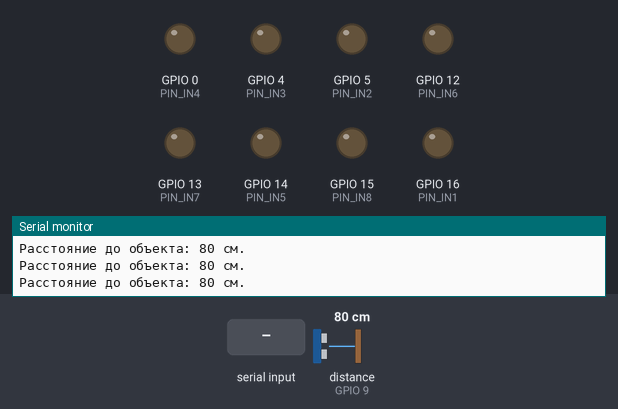
The sketch below on a simulated ESP32-S3. Shown: output pins drawn as LEDs (lit = HIGH), the last lines printed to the serial monitor. Wiring (inferred from the names in the program): ultrasonic range finder: trigger GPIO 10; echo GPIO 9. The test bench sets the inputs (shaded band); at power-on: distance to the obstacle (sensor on GPIO 9) 80 cm. The echo pulse lasts 58.3 µs per cm; pins used as bus, display or sensor lines are not drawn.

Above: at 1.2 s.
1.3 s: "90,45\n" received over Serial
At 2.2 s:
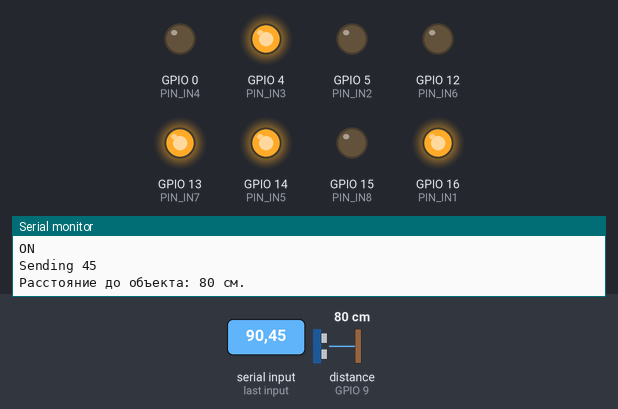
Timing chart, 0 to 4.3 s (numbered marks = the images above; inputs shaded):
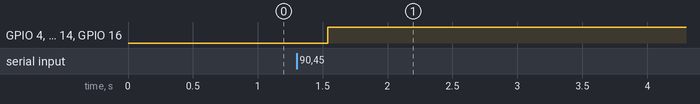

The sketch:

uno-distance-sensor.ino
```cpp
#define PIN_IN1 16
#define PIN_IN2 5
#define PIN_IN3 4
#define PIN_IN4 0

#define PIN_IN5 14
#define PIN_IN6 12
#define PIN_IN7 13
#define PIN_IN8 15

#define PIN_ECHO 9
#define PIN_TRIG 10


void setup() {

  Serial.begin(115200);

  pinMode(PIN_IN1, OUTPUT);
  pinMode(PIN_IN2, OUTPUT);
  pinMode(PIN_IN3, OUTPUT);
  pinMode(PIN_IN4, OUTPUT);
  pinMode(PIN_IN5, OUTPUT);
  pinMode(PIN_IN6, OUTPUT);
  pinMode(PIN_IN7, OUTPUT);
  pinMode(PIN_IN8, OUTPUT);

  digitalWrite(PIN_IN1, LOW);
  digitalWrite(PIN_IN2, LOW);
  digitalWrite(PIN_IN3, LOW);
  digitalWrite(PIN_IN4, LOW);
  digitalWrite(PIN_IN5, LOW);
  digitalWrite(PIN_IN6, LOW);
  digitalWrite(PIN_IN7, LOW);
  digitalWrite(PIN_IN8, LOW);

  pinMode(PIN_TRIG, OUTPUT);
  pinMode(PIN_ECHO, INPUT);

  Serial.println("READY!\n");
}

long int  value = 0;
long duration, cm;

void loop() {

  // Сначала генерируем короткий импульс длительностью 2-5 микросекунд.

  digitalWrite(PIN_TRIG, LOW);
  delayMicroseconds(5);
  digitalWrite(PIN_TRIG, HIGH);

  // Выставив высокий уровень сигнала, ждем около 10 микросекунд. В этот момент датчик будет посылать сигналы с частотой 40 КГц.
  delayMicroseconds(10);
  digitalWrite(PIN_TRIG, LOW);

  //  Время задержки акустического сигнала на эхолокаторе.
  duration = pulseIn(PIN_ECHO, HIGH);

  // Теперь осталось преобразовать время в расстояние
  cm = (duration / 2) / 29.1;

  Serial.print("Расстояние до объекта: ");
  Serial.print(cm);
  Serial.println(" см.");

if (Serial.available()) {
     value = Serial.parseInt();

     if(value < 0) {
      Serial.printf("OFF\n");
      digitalWrite(PIN_IN1, LOW);
      digitalWrite(PIN_IN2, LOW);
      digitalWrite(PIN_IN3, LOW);
      digitalWrite(PIN_IN4, LOW);
      digitalWrite(PIN_IN5, LOW);
      digitalWrite(PIN_IN6, LOW);
      digitalWrite(PIN_IN7, LOW);
      digitalWrite(PIN_IN8, LOW);

     }

     if(value > 0) {
      Serial.printf("ON\n");
      digitalWrite(PIN_IN1, HIGH);
      digitalWrite(PIN_IN2, LOW);
      digitalWrite(PIN_IN3, HIGH);
      digitalWrite(PIN_IN4, LOW);
      digitalWrite(PIN_IN5, HIGH);
      digitalWrite(PIN_IN6, LOW);
      digitalWrite(PIN_IN7, HIGH);
      digitalWrite(PIN_IN8, LOW);

     }

     Serial.printf("Sending %d\n", value);
 }
 delay(250);
}
```

Measured:
- after the input at 1.3 s, GPIO 4 (PIN_IN3), GPIO 13 (PIN_IN7), GPIO 14 (PIN_IN5), GPIO 16 (PIN_IN1): LOW → HIGH after 0.24 s
